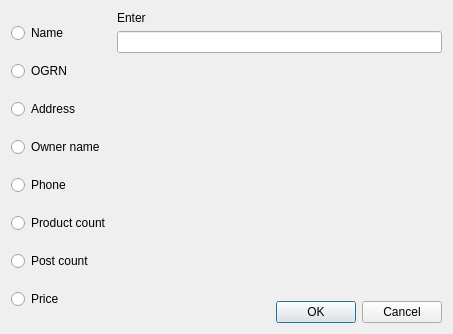
<?xml version="1.0" encoding="UTF-8"?>
<ui version="4.0">
 <class>FindDialog</class>
 <widget class="QDialog" name="FindDialog">
  <property name="geometry">
   <rect>
    <x>0</x>
    <y>0</y>
    <width>453</width>
    <height>334</height>
   </rect>
  </property>
  <property name="windowTitle">
   <string>Find row</string>
  </property>
  <layout class="QHBoxLayout" name="horizontalLayout">
   <item>
    <layout class="QVBoxLayout" name="verticalLayout">
     <item>
      <widget class="QRadioButton" name="nameRadioButton">
       <property name="text">
        <string>Name</string>
       </property>
      </widget>
     </item>
     <item>
      <widget class="QRadioButton" name="OGRNRadioButton">
       <property name="text">
        <string>OGRN</string>
       </property>
      </widget>
     </item>
     <item>
      <widget class="QRadioButton" name="addressRadioButton">
       <property name="text">
        <string>Address</string>
       </property>
      </widget>
     </item>
     <item>
      <widget class="QRadioButton" name="nameOwnerRadioButton">
       <property name="text">
        <string>Owner name</string>
       </property>
      </widget>
     </item>
     <item>
      <widget class="QRadioButton" name="phoneRadioButton">
       <property name="text">
        <string>Phone</string>
       </property>
      </widget>
     </item>
     <item>
      <widget class="QRadioButton" name="countProductRadioButton">
       <property name="text">
        <string>Product count</string>
       </property>
      </widget>
     </item>
     <item>
      <widget class="QRadioButton" name="countPostRadioButton">
       <property name="text">
        <string>Post count</string>
       </property>
      </widget>
     </item>
     <item>
      <widget class="QRadioButton" name="priceRadioButton">
       <property name="text">
        <string>Price</string>
       </property>
      </widget>
     </item>
    </layout>
   </item>
   <item>
    <layout class="QVBoxLayout" name="tableLayout">
     <item>
      <widget class="QLabel" name="label">
       <property name="text">
        <string>Enter</string>
       </property>
      </widget>
     </item>
     <item>
      <widget class="QLineEdit" name="enterLineEdit"/>
     </item>
     <item>
      <spacer name="verticalSpacer">
       <property name="orientation">
        <enum>Qt::Vertical</enum>
       </property>
       <property name="sizeHint" stdset="0">
        <size>
         <width>20</width>
         <height>40</height>
        </size>
       </property>
      </spacer>
     </item>
     <item>
      <widget class="QDialogButtonBox" name="buttonBox">
       <property name="orientation">
        <enum>Qt::Horizontal</enum>
       </property>
       <property name="standardButtons">
        <set>QDialogButtonBox::Cancel|QDialogButtonBox::Ok</set>
       </property>
      </widget>
     </item>
    </layout>
   </item>
  </layout>
 </widget>
 <resources/>
 <connections>
  <connection>
   <sender>buttonBox</sender>
   <signal>rejected()</signal>
   <receiver>FindDialog</receiver>
   <slot>close()</slot>
   <hints>
    <hint type="sourcelabel">
     <x>290</x>
     <y>310</y>
    </hint>
    <hint type="destinationlabel">
     <x>226</x>
     <y>166</y>
    </hint>
   </hints>
  </connection>
 </connections>
</ui>
